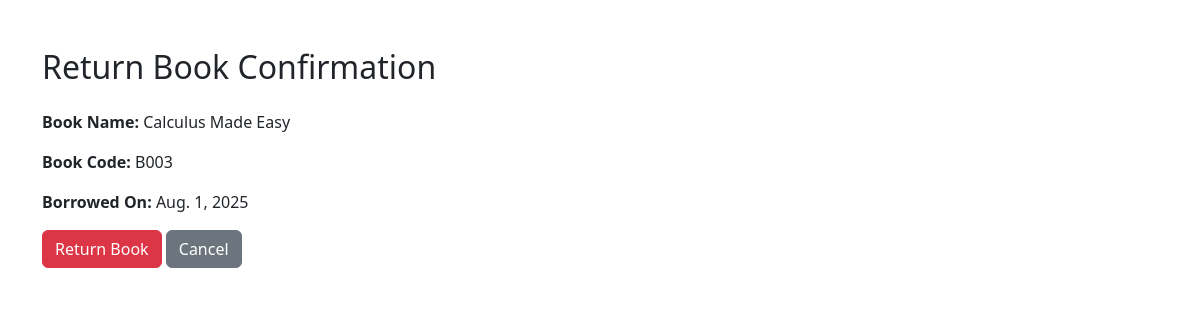
The app's page /borrowing/return/10/ (signed in) with its own data.
### borrowing/models.py (models this page shows, shortened)
class Borrowing(models.Model):
    user = models.ForeignKey(User, on_delete=models.CASCADE)
    book = models.ForeignKey(Book, on_delete=models.CASCADE)
    borrowed_on = models.DateField(auto_now_add=True)
    returned_on = models.DateField(null=True, blank=True)
    fine = models.DecimalField(max_digits=6, decimal_places=2, default=0.00)

### inventory/models.py (models this page shows, shortened)
class Book(models.Model):
    STATUS_CHOICES = [
        ('available', 'Available'),
        ('borrowed', 'Borrowed'),
        ('damaged', 'Damaged'),
        ('lost', 'Lost'),
    ]
    code = models.CharField(max_length=10, unique=True)
    title = models.CharField(max_length=200)
    author = models.CharField(max_length=100)
    publisher=models.CharField(max_length=100)
    edition=models.IntegerField()
    category = models.ForeignKey(Category, on_delete=models.CASCADE)
    status = models.CharField(max_length=10, choices=STATUS_CHOICES, default='available')

### borrowing/views.py (the view)
# urls.py: path('return/<int:borrow_id>/', return_book, name='return_book'),
@login_required
def return_book(request, borrow_id):
    borrowing = get_object_or_404(Borrowing, id=borrow_id, user=request.user)
    if request.method == 'POST':
        borrowing.returned_on = date.today()
        borrowing.book.status = 'available'
        borrowing.book.save()
        borrowing.save()
        return redirect('my_borrowed_books')
    return render(request, 'borrowing/return_book.html', {'borrowing': borrowing})

### templates/borrowing/return_book.html (shortened to what this page needs)
<!DOCTYPE html>
<html>
<head>
    <link rel="stylesheet" href="https://cdn.jsdelivr.net/npm/bootstrap@5.3.0/dist/css/bootstrap.min.css">
</head>
<body>
<div class="container mt-5">
    <h2 class="mb-4">Return Book Confirmation</h2>
    <p><strong>Book Name:</strong> {{ borrowing.book.title }}</p>
    <p><strong>Book Code:</strong> {{ borrowing.book.code }}</p>
    <p><strong>Borrowed On:</strong> {{ borrowing.borrowed_on }}</p>
    <form method="post">
        <button type="submit" class="btn btn-danger">Return Book</button>
        <a href="{% url 'my_borrowed_books'  %}" class="btn btn-secondary">Cancel</a>
    </form>
</div>
</body>
</html>

### records on screen
Borrowing: book "Calculus Made Easy", book.code "B003", borrowed_on "Aug. 1, 2025"
